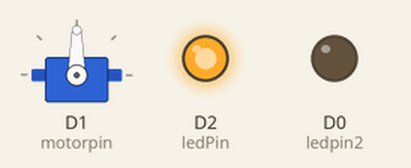
This sketch was run on a simulated ESP8266 (NodeMCU). Parts: servo, output pins drawn as LEDs (lit = HIGH). WiFi joins after 1.5 s; servers stay silent unless stated; uploads are accepted with an empty reply; what the sketch prints to the serial monitor is not drawn.

Above: at 0.1 s.
At 1.4 s:
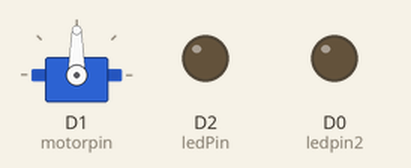
Timing chart, 0 to 2.9 s (numbered marks = the images above):
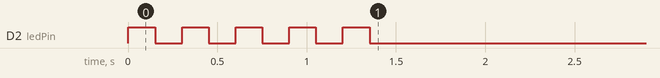

The sketch:

webapp.ino
```cpp
#include <ESP8266WiFi.h>
#include <Servo.h>
//const char* ssid = "Verizon-SM-N930V-1D89";
//const char* password = "akju819!";
//const char* host = "192.168.43.215";  // IP serveur - Server IP
//const char* ssid = "MySpectrumWiFi40-2G";
//const char* password = "greensquirrel477";
//const char* host = "192.168.1.11";  // IP serveur - Server IP
const char* ssid = "House TARGAYREN";
const char* password = "khaldrogosdick69";
const char* host = "192.168.1.9";  // IP serveur - Server IP
const int   port = 3000;            // Port serveur - Server Port
const int   watchdog = 10;        // Fréquence du watchdog - Watchdog frequency
unsigned long previousMillis = millis();
const short int ledPin = D2;
const short int ledpin2 = D0;
const short int motorpin = D1;
Servo Servo1;

void blink(){
  for(int i = 0; i < 5; i++){
    digitalWrite(ledPin, HIGH);
    delay(150);
    digitalWrite(ledPin, LOW);
    delay(150);
  }
}

void decoder(String bin){
  if(bin == "ff"){
    digitalWrite(ledPin, LOW);
    digitalWrite(ledpin2, LOW);
  }
  else if(bin == "ft"){
    digitalWrite(ledPin, LOW);
    digitalWrite(ledpin2, HIGH);
  }
  else if(bin == "tf"){
    digitalWrite(ledPin, HIGH);
    digitalWrite(ledpin2, LOW);
  }
  else if(bin == "tt"){
    digitalWrite(ledPin, HIGH);
    digitalWrite(ledpin2, HIGH);
  }
}

void setup() {
  Serial.begin(115200);
  pinMode(ledPin, OUTPUT);
  pinMode(ledpin2, OUTPUT);
  Servo1.attach(motorpin);
  Serial.print("Connecting to ");
  Serial.println(ssid);

  WiFi.begin(ssid, password);
  while (WiFi.status() != WL_CONNECTED) {
    //delay(500);
    Serial.print(".");
    blink();
  }

  Serial.println("");
  Serial.println("WiFi connected");
  Serial.println("IP address: ");
  Serial.println(WiFi.localIP());
  delay(100);
}

void loop() {
    WiFiClient client;
    if (!client.connect(host, port)) {
      Serial.println("connection failed");
      return;
    }
    //Servo1.write(0);
    //delay(500);
    //Servo1.write(90);
    //delay(200);

    String url = "/blink";
    //This will send the request to the server
    client.print(String("GET ") + url + " HTTP/1.1\r\n" +
               "Host: " + host + "\r\n" +
               "Connection: close\r\n\r\n");
    unsigned long timeout = millis();

    while (client.available() == 0) {
      if (millis() - timeout > 1000) {
        Serial.println(">>> Client Timeout !");
        client.stop();
        return;
      }
    }

    // Read all the lines of the reply from server and print them to Serial
    String line = "";
    while(client.available()){
      line = client.readStringUntil('\r');
      Serial.print(line);
    }
    Serial.println();
    String catLine = "";
    for(int i = 1; i < line.length(); i++){
      catLine += line[i];
    }
    //Serial.print("printing catLine: ");
    //Serial.println(catLine);
    //Serial.print("length is: ");
    //Serial.println(catLine.length());
    //delay(100);
    decoder(catLine);
    /*
    if(catLine == "t"){
      digitalWrite(ledPin, HIGH);
    }
    else
      digitalWrite(ledPin, LOW);*/
}
```
